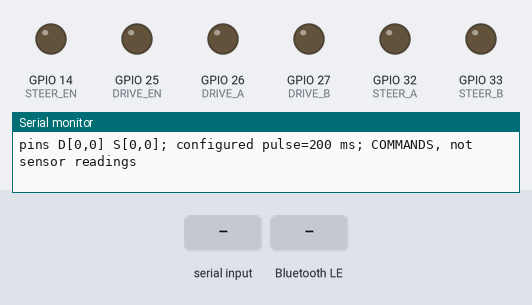
Simulated run of this sketch. Board: ESP32. Shown: output pins drawn as LEDs (lit = HIGH), the last lines printed to the serial monitor. The inputs (shaded band) are chosen by the test bench. Nothing arrives over Bluetooth unless stated; a phone connects over Bluetooth LE 3 s after start.

Above: at 1.2 s.
1.3 s: "forward:1\n" received over Serial
At 2.5 s:
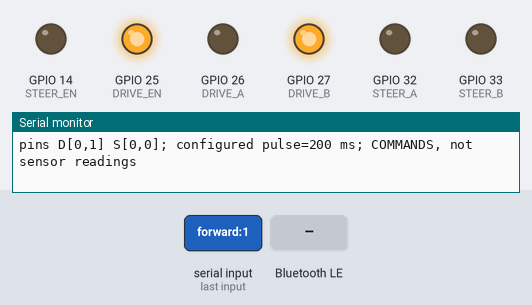
4.3 s: Bluetooth LE write "back" received
At 5.5 s:
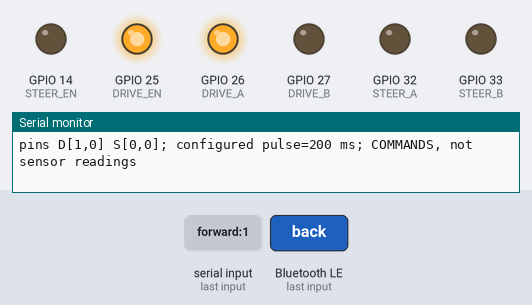
5.8 s: "left:1\n" received over Serial
At 5.96 s:
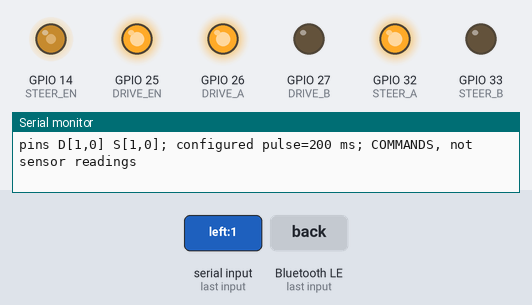
7.5 s: "right\n" received over Serial
At 7.66 s:
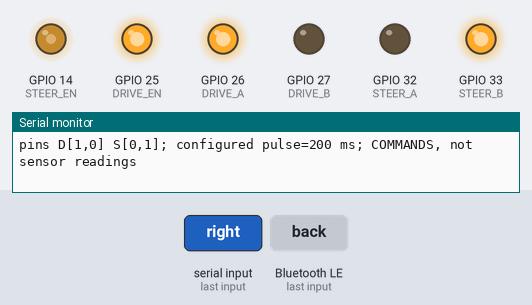
9.2 s: Bluetooth LE write "speed" received
At 10.3 s:
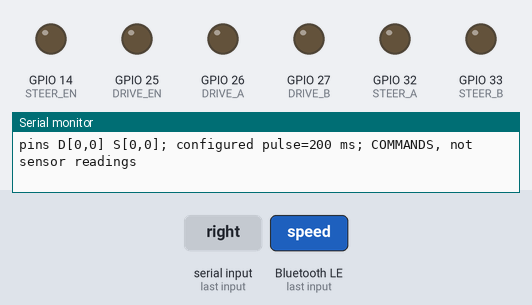
10.7 s: "left\n" received over Serial
At 10.85 s:
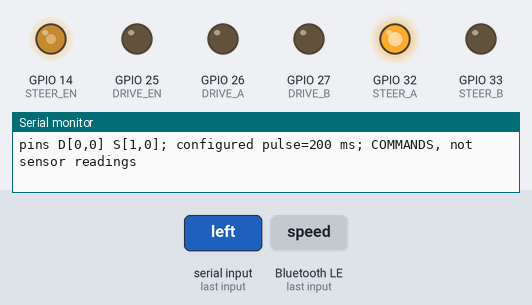
Timing chart, 0 to 13.4 s (numbered marks = the images above; inputs shaded):
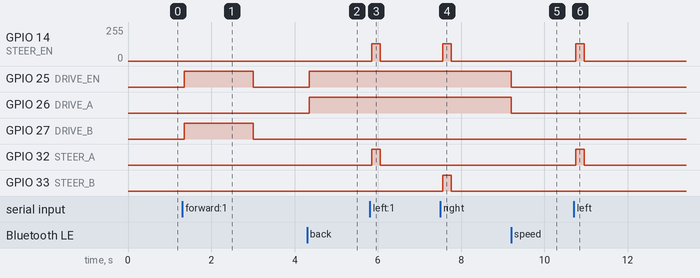

The sketch:

DualMotorV2_BLE_Pulse.ino
```cpp
/*
 Dual Motor V2 - PULSE-STEERING BLE TEST firmware, recorded October 17, 2026.
 Revision: latched drive, reversed drive polarity, bounded steering pulses.
 This is TEST code, not a validated production controller.
 Original ESP32-WROOM-32D, Arduino-ESP32 core 3.x.
 GPIO25->L293D1, GPIO26->2, GPIO27->7;
 GPIO14->9, GPIO32->10, GPIO33->15.
 Pin8 motor +6 V, pin16 logic +5 V; all grounds 4/5/12/13 shared.
 Drive motor3/6; steering11/14.
 TWO separate 10k pull-downs: pin1->GND and pin9->GND.
 Remove fixed 5 V input jumpers before GPIO connection.
 BLE name DualMotorV2; Nordic UART service/RX/TX as defined below.
 Commands over BLE or USB Serial: forward, back, left, right, speed_0 ... speed_100, stop.
 Serial: 115200 baud, Newline; status/help/telemetry_on/telemetry_off.
 Logs show commanded outputs only, not measured voltage/current/angle.
 Speed is integer; initial setting100. Startup motors remain stopped.
 Drive commands latch. Left/right trigger one bounded pulse; no powered hold.
 Drive PWM 1000Hz, 8bit; speed_30 is about30% DUTY, not measured RPM.
 Steering PWM is fixed128/255 (about50%), ALSO at1000Hz.
 stop disables BOTH bridges; intended emergency software command.
 BLE disconnect/unknown command/input overflow also stops motion.
 There is NO drive timeout or position/end-limit feedback. Steering pulse is timed.
 A timed pulse can still reach a stop early: supervise and use stop as needed.
 Software stop is NOT a hardware emergency-stop/power-isolation device.
 Same-side repeated packets do not extend/retrigger a pulse until opposite or stop.
 No guarantee the wheels hold angle after steering power is removed.
 Continuous noise reduction reported at 150 ms; 200 ms travel/current results pending.
 No ultrasonic/GPS/lights/autonomous functions in this test sketch.
*/

#include <Arduino.h>
#include <BLEDevice.h>
#include <BLEServer.h>
#include <BLE2902.h>
#include <freertos/FreeRTOS.h>
#include <freertos/queue.h>
#include <atomic>
#include <string>
#include <cstdlib>
#include <cmath>
#include <cctype>
#include <initializer_list>

// BEGIN COMMAND PARSER (host-tested independently)
enum Action { INVALID, FORWARD, BACK, LEFT, RIGHT, STOP, SPEED };
struct Command { Action action; int speed; };
std::string trimmed(std::string s);
Command parseCommand(std::string s);
void handle(Command c);

std::string trimmed(std::string s) {
  const auto a = s.find_first_not_of(" \t\r\n");
  if (a == std::string::npos) return "";
  return s.substr(a, s.find_last_not_of(" \t\r\n") - a + 1);
}

Command parseCommand(std::string s) {
  s = trimmed(s);
  if (s.empty() || s.size() > 96) return {INVALID, 0};
  if (s.front() == '{') {
    if (s.back() != '}') return {INVALID, 0};
    s = trimmed(s.substr(1, s.size()-2));
    // Only a single key/value object, not arbitrary JSON.
    if (s.find(',') != std::string::npos) return {INVALID, 0};
    std::string clean;
    for (char c : s) if (c != '"') clean += c;
    s = clean;
  }
  for (char &c : s) if (c == '_' || c == ':' || c == '=') c = ' ';
  s = trimmed(s);
  auto split = s.find_first_of(" \t");
  std::string key = split == std::string::npos ? s : s.substr(0, split);
  std::string value = split == std::string::npos ? "" : trimmed(s.substr(split));
  if (key == "speed") {
    if (value.empty() || value.size()>3) return {INVALID,0};
    for (char c : value) if (c<'0' || c>'9') return {INVALID,0};
    int n=std::atoi(value.c_str());
    if (n>100) return {INVALID,0};
    return {SPEED, n};
  }
  if (key == "command") { key = value; value = ""; }
  Action a = INVALID;
  if (key == "forward") a = FORWARD;
  else if (key == "back") a = BACK;
  else if (key == "left") a = LEFT;
  else if (key == "right") a = RIGHT;
  else if (key == "stop") a = STOP;
  if (a == INVALID) return {INVALID, 0};
  if (value == "false" || value == "0") return {STOP, 0};
  if (!value.empty() && value != "true" && value != "1") return {INVALID, 0};
  return {a, 0};
}
// END COMMAND PARSER

constexpr uint8_t DRIVE_EN=25, DRIVE_A=26, DRIVE_B=27;
constexpr uint8_t STEER_EN=14, STEER_A=32, STEER_B=33;
constexpr uint32_t REVERSE_DELAY_MS=50;
constexpr uint32_t STEER_PULSE_MS=200; // Test 3: combined bench-source and longer steering pulse.
constexpr uint32_t STEER_DUTY=128; // Preserve previous ~50% steering PWM.
constexpr char SERVICE[]="6e400001-b5a3-f393-e0a9-e50e24dcca9e";
constexpr char RX_UUID[]="6e400002-b5a3-f393-e0a9-e50e24dcca9e";
constexpr char TX_UUID[]="6e400003-b5a3-f393-e0a9-e50e24dcca9e";

struct Packet { uint32_t generation; char text[97]; };
QueueHandle_t commands;
std::atomic<bool> connected{false}, overflowed{false}, restartAd{false};
std::atomic<uint32_t> generation{0};
BLECharacteristic *statusChar=nullptr;
int speedPercent=100;
int driveRequested=0, driveApplied=0;
int steerRequested=0, steerApplied=0;
uint32_t driveReadyAt=0, steerReadyAt=0;
uint32_t steerStartedAt=0;
bool steerPulseActive=false;
int lastSteerCommand=0;
enum ControlSource { NO_SOURCE, USB_SOURCE, BLE_SOURCE };
ControlSource activeSource=NO_SOURCE;

void stopSteering() {
  ledcWrite(STEER_EN,0);
  digitalWrite(STEER_A,LOW); digitalWrite(STEER_B,LOW);
  steerRequested=steerApplied=0;
  steerPulseActive=false;
}
void stopDrive() {
  ledcWrite(DRIVE_EN,0);
  digitalWrite(DRIVE_A,LOW); digitalWrite(DRIVE_B,LOW);
  driveRequested=driveApplied=0;
}
void stopAll() { stopDrive(); stopSteering(); lastSteerCommand=0; }
void report(const char *s) {
  Serial.println(s);
  if (connected.load() && statusChar) {
    statusChar->setValue(s); statusChar->notify();
  }
}

class ServerEvents : public BLEServerCallbacks {
  void onConnect(BLEServer *) override {
    generation.fetch_add(1); connected.store(true);
  }
  void onDisconnect(BLEServer *) override {
    connected.store(false); generation.fetch_add(1); restartAd.store(true);
  }
};
class Receiver : public BLECharacteristicCallbacks {
  void onWrite(BLECharacteristic *c) override {
    auto bytes=c->getValue();
    std::string raw(bytes.c_str(), bytes.length());
    if (raw.empty()) return;
    if (raw.size()>192 || raw.find('\0')!=std::string::npos) {
      overflowed.store(true); return;
    }
    size_t start=0;
    while (start<raw.size()) {
      auto end=raw.find('\n',start);
      std::string line=trimmed(raw.substr(start,end==std::string::npos ? end : end-start));
      if (!line.empty()) {
        if (line.size()>96) { overflowed.store(true); return; }
        Packet p{};
        p.generation=generation.load();
        line.copy(p.text,line.size());
        if (xQueueSend(commands,&p,0)!=pdTRUE) overflowed.store(true);
      }
      if (end==std::string::npos) break;
      start=end+1;
    }
  }
};

void handle(Command c) {
  if (c.action==INVALID || c.action==STOP) {
    stopAll(); report(c.action==STOP ? "stopped" : "unknown command: stopped"); return;
  }
  if (c.action==SPEED) {
    speedPercent=c.speed;
    if (speedPercent==0) stopAll();
    Serial.printf("speed_%d\n",speedPercent);
    return;
  }
  if (c.action==FORWARD || c.action==BACK) {
    driveRequested=speedPercent>0 ? (c.action==FORWARD ? -1 : 1) : 0;
    report(c.action==FORWARD ? "forward" : "back");
    return;
  }
  if (speedPercent==0) return;
  int direction=c.action==LEFT ? -1 : 1;
  if (direction==lastSteerCommand) return; // No repeat or pulse extension.
  stopSteering();
  lastSteerCommand=direction;
  steerRequested=direction;
  report(c.action==LEFT ? "left pulse" : "right pulse");
}

void updateMotors(uint32_t now) {
    if (driveApplied!=driveRequested) {
      ledcWrite(DRIVE_EN,0);
      digitalWrite(DRIVE_A,LOW); digitalWrite(DRIVE_B,LOW);
      driveApplied=driveRequested; driveReadyAt=now+REVERSE_DELAY_MS;
    }
    if (driveApplied && int32_t(now-driveReadyAt)>=0) {
      digitalWrite(DRIVE_A,driveApplied>0 ? HIGH : LOW);
      digitalWrite(DRIVE_B,driveApplied<0 ? HIGH : LOW);
      ledcWrite(DRIVE_EN,uint32_t(lroundf(speedPercent*255.0f/100.0f)));
    }
    if (steerPulseActive && uint32_t(now-steerStartedAt)>=STEER_PULSE_MS) {
      stopSteering(); // Disable EN and clear steering direction outputs.
    }
    if (steerApplied!=steerRequested) {
      ledcWrite(STEER_EN,0);
      digitalWrite(STEER_A,LOW); digitalWrite(STEER_B,LOW);
      steerApplied=steerRequested; steerReadyAt=now+REVERSE_DELAY_MS;
    }
    if (steerApplied && int32_t(now-steerReadyAt)>=0) {
      digitalWrite(STEER_A,steerApplied<0 ? HIGH : LOW);
      digitalWrite(STEER_B,steerApplied>0 ? HIGH : LOW);
      if (!steerPulseActive) {
        steerStartedAt=now;
        steerPulseActive=true;
      }
      ledcWrite(STEER_EN,STEER_DUTY);
    }
}

void setup() {
  for (uint8_t pin : {DRIVE_EN,DRIVE_A,DRIVE_B,STEER_EN,STEER_A,STEER_B}) {
    digitalWrite(pin,LOW); pinMode(pin,OUTPUT);
  }
  Serial.begin(115200);
  bool okDrive=ledcAttach(DRIVE_EN,1000,8);
  bool okSteer=ledcAttach(STEER_EN,1000,8);
  if (!okDrive || !okSteer) {
    digitalWrite(DRIVE_EN,LOW); digitalWrite(STEER_EN,LOW);
    Serial.println("PWM setup failed; motor power must stay OFF.");
    while (true) delay(100);
  }
  stopAll();
  commands=xQueueCreate(12,sizeof(Packet));
  if (!commands) { Serial.println("Queue allocation failed"); while(true) delay(100); }
  BLEDevice::init("DualMotorV2");
  BLEServer *server=BLEDevice::createServer();
  server->setCallbacks(new ServerEvents());
  BLEService *service=server->createService(SERVICE);
  statusChar=service->createCharacteristic(TX_UUID,
      BLECharacteristic::PROPERTY_READ | BLECharacteristic::PROPERTY_NOTIFY);
  statusChar->addDescriptor(new BLE2902());
  statusChar->setValue("ready: speed_100; motors stopped");
  BLECharacteristic *rx=service->createCharacteristic(RX_UUID,
      BLECharacteristic::PROPERTY_WRITE | BLECharacteristic::PROPERTY_WRITE_NR);
  rx->setCallbacks(new Receiver());
  service->start();
  BLEAdvertising *ad=BLEDevice::getAdvertising();
  ad->addServiceUUID(SERVICE); ad->setScanResponse(true); ad->start();
  Serial.println("BLE + USB Serial ready. 115200 baud, Newline. Type help. Motors stopped.");
  Serial.println("Logs are commanded GPIO/PWM states; no voltage/current/position sensors.");
}


// BEGIN SERIAL CONTROL
bool telemetryEnabled=false;
char serialLine[97]{};
size_t serialLength=0;
bool serialDiscard=false;

const char *sourceName() {
  return activeSource==USB_SOURCE ? "usb" :
         activeSource==BLE_SOURCE ? "ble" : "none";
}

void printStatus(uint32_t now) {
  uint32_t elapsed=steerPulseActive ? uint32_t(now-steerStartedAt) : 0;
  uint32_t remaining=steerPulseActive && elapsed<STEER_PULSE_MS ?
                     STEER_PULSE_MS-elapsed : 0;
  Serial.printf("t=%lu src=%s speed=%d drive=%d pwm=%lu steer=%d pwm=%lu remain=%lu ms\n",
    (unsigned long)now,sourceName(),speedPercent,driveApplied,
    (unsigned long)ledcRead(DRIVE_EN),steerApplied,
    (unsigned long)ledcRead(STEER_EN),(unsigned long)remaining);
  Serial.printf("pins D[%d,%d] S[%d,%d]; configured pulse=%lu ms; COMMANDS, not sensor readings\n",
    digitalRead(DRIVE_A),digitalRead(DRIVE_B),
    digitalRead(STEER_A),digitalRead(STEER_B),(unsigned long)STEER_PULSE_MS);
}

void dispatchCommand(const std::string &line, uint8_t source) {
  Command c=parseCommand(line);
  Serial.printf("t=%lu rx[%s]: %s\n",(unsigned long)millis(),
                source==USB_SOURCE ? "usb" : "ble",line.c_str());
  handle(c);
  activeSource=(c.action==STOP || c.action==INVALID ||
               (c.action==SPEED && c.speed==0)) ? NO_SOURCE : static_cast<ControlSource>(source);
}

void processSerialLine(const std::string &line) {
  if (line=="status") { printStatus(millis()); return; }
  if (line=="help") {
    Serial.println("forward back left right speed_0..speed_100 stop status telemetry_on telemetry_off");
    return;
  }
  if (line=="telemetry_on" || line=="telemetry_off") {
    telemetryEnabled=line=="telemetry_on";
    Serial.println(telemetryEnabled ? "telemetry on: 250 ms" : "telemetry off");
    return;
  }
  dispatchCommand(line,USB_SOURCE);
}

void pollSerial() {
  // Bound work per loop so serial traffic cannot monopolize motor updates.
  for (unsigned n=0;n<64 && Serial.available()>0;n++) {
    int byte=Serial.read();
    if (byte<0) break;
    char c=char(byte);
    if (c=='\r' || c=='\n') {
      if (!serialDiscard && serialLength) {
        serialLine[serialLength]='\0';
        std::string line=trimmed(serialLine);
        if (!line.empty()) processSerialLine(line);
      }
      serialLength=0; serialDiscard=false;
    } else if (!serialDiscard) {
      if (c=='\0' || serialLength>=sizeof(serialLine)-1) {
        stopAll(); activeSource=NO_SOURCE;
        serialLength=0; serialDiscard=true;
        Serial.println("serial invalid/overflow: stopped; discard until newline");
      } else serialLine[serialLength++]=c;
    }
  }
}

void logOutputs(uint32_t now) {
  static int previousDrive=999,previousSteer=999;
  static uint32_t previousDrivePWM=999,previousSteerPWM=999,lastPrint=0;
  uint32_t dp=ledcRead(DRIVE_EN),sp=ledcRead(STEER_EN);
  bool changed=previousDrive!=driveApplied || previousSteer!=steerApplied ||
               previousDrivePWM!=dp || previousSteerPWM!=sp;
  if (changed || (telemetryEnabled && uint32_t(now-lastPrint)>=250)) {
    printStatus(now); lastPrint=now;
    previousDrive=driveApplied; previousSteer=steerApplied;
    previousDrivePWM=dp; previousSteerPWM=sp;
  }
}
// END SERIAL CONTROL

void loop() {
  uint32_t now=millis();
  static uint32_t seenGeneration=0;
  uint32_t current=generation.load();
  if (current!=seenGeneration) {
    stopAll(); activeSource=NO_SOURCE; speedPercent=100; seenGeneration=current;
    report(connected.load() ? "BLE connected: stopped" : "BLE disconnected: stopped");
  }
  if (overflowed.exchange(false)) {
    stopAll(); activeSource=NO_SOURCE; speedPercent=100; xQueueReset(commands);
    report("input overflow: stopped");
  }
  Packet p;
  while (xQueueReceive(commands,&p,0)==pdTRUE) {
    now=millis();
    if (!connected.load() || p.generation!=generation.load()) continue;
    dispatchCommand(p.text,BLE_SOURCE);
  }
  pollSerial();
  now=millis();
  if (generation.load()!=seenGeneration ||
      (activeSource==BLE_SOURCE && !connected.load())) {
    stopAll(); activeSource=NO_SOURCE; speedPercent=100;
  } else {
    updateMotors(now);
  }
  logOutputs(millis());
  if (restartAd.exchange(false)) BLEDevice::startAdvertising();
  delay(5);
}
```

Measured:
- after the input at 1.3 s, GPIO 25 (DRIVE_EN), GPIO 27 (DRIVE_B): LOW → HIGH after 0.06 s, → LOW 1.6 s later
- after the input at 4.3 s, GPIO 25 (DRIVE_EN), GPIO 26 (DRIVE_A): LOW → HIGH after 0.05 s
- after the input at 5.8 s, GPIO 14 (STEER_EN): 0/255 → 128/255 after 0.06 s, → 0/255 0.20 s later; GPIO 32 (STEER_A): LOW → HIGH after 0.06 s, → LOW 0.20 s later
- after the input at 7.5 s, GPIO 14 (STEER_EN): 0/255 → 128/255 after 0.06 s, → 0/255 0.20 s later; GPIO 33 (STEER_B): LOW → HIGH after 0.06 s, → LOW 0.20 s later
- after the input at 9.2 s, GPIO 25 (DRIVE_EN), GPIO 26 (DRIVE_A): HIGH → LOW at once
- after the input at 10.7 s, GPIO 14 (STEER_EN): 0/255 → 128/255 after 0.05 s, → 0/255 0.20 s later; GPIO 32 (STEER_A): LOW → HIGH after 0.05 s, → LOW 0.20 s later
